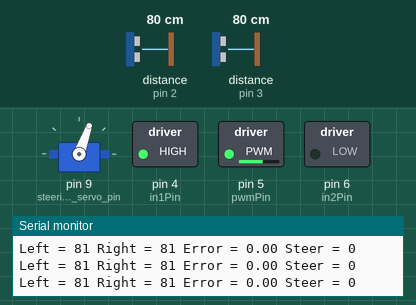
The sketch below on a simulated Arduino Nano, built with avr-gcc and run on an emulated ATmega328P. On the bench: servo, switched loads named in the sketch (green lamp = pin HIGH), the last lines printed to the serial monitor. The test bench sets the inputs (shaded band); at power-on: distance to the obstacle (sensors on pin 2, pin 3) 80 cm.

Above: at 1.2 s.
1.3 s: distance to the obstacle (sensor on pin 2) set to 35 cm
At 1.9 s:
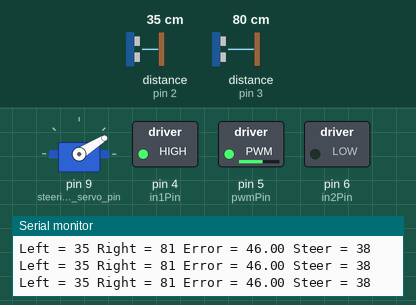
2.8 s: distance to the obstacle (sensor on pin 3) set to 2 cm
At 3.3 s:
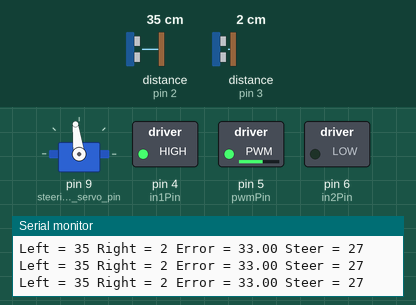
4.3 s: distance to the obstacle (sensor on pin 3) set to 60 cm
At 5.3 s:
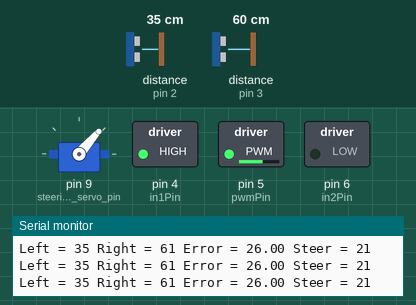
5.8 s: distance to the obstacle (sensor on pin 2) set to 2 cm
At 6.9 s:
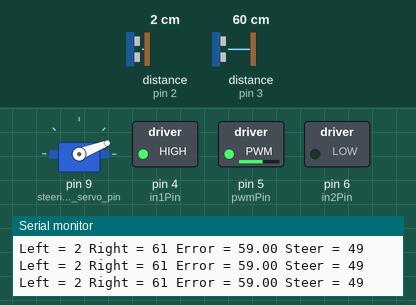
8.8 s: distance to the obstacle (sensor on pin 2) set to 60 cm
At 10.0 s:
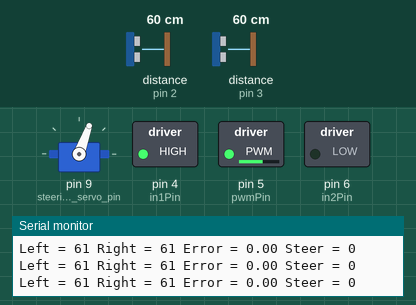
10.3 s: distance to the obstacle (sensor on pin 3) set to 4 cm
At 11.4 s:
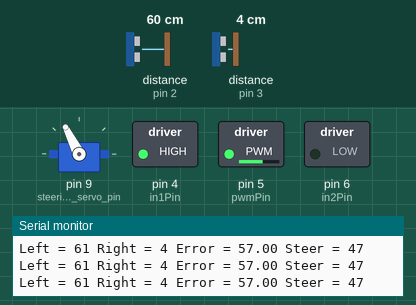
Timing chart, 0 to 13.3 s (numbered marks = the images above; inputs shaded):
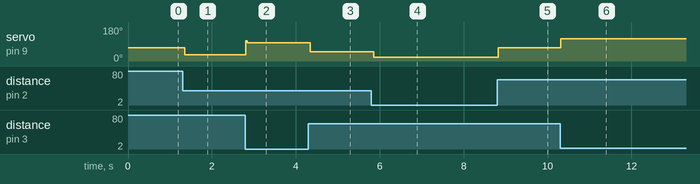

The sketch:

main.ino
```cpp
#include "sonar_sensor.h"
#include "motors.h"
#include "servo_motor.h"


void setup() {
  Serial.begin(9600); // Open serial monitor at 115200 baud to see ping results.
  steering_servo.attach(steering_servo_pin);
  pinMode(pwmPin, OUTPUT);
  pinMode(in1Pin, OUTPUT);
  pinMode(in2Pin, OUTPUT);
  steering_servo.write(midAngle);
  goForward(150);
}

double error = 0;

double maxError = 60; // Considering that the maximum difference
                    //  of reading of the two sensors is 20 cm in the tunnel
void loop() {
  if(leftSonar.ping_cm() >= rightSonar.ping_cm())
  {
   error = leftSonar.ping_cm() - rightSonar.ping_cm();

  }
  else
  {
    error = rightSonar.ping_cm() - leftSonar.ping_cm();
  }
  byte steer_angle = (error / maxError) * halfAngleRange;


  // Proportional response to the error.

  if(leftSonar.ping_cm() >= rightSonar.ping_cm() and maxError > error)
  {
    steering_servo.write(midAngle + steer_angle);

  }
  else if(leftSonar.ping_cm() < rightSonar.ping_cm() and maxError > error)
  {

    steering_servo.write(midAngle - steer_angle);
  }

  Serial.print("Left = ");
  Serial.print(leftSonar.ping_cm());
  Serial.print(" Right = ");
  Serial.print(rightSonar.ping_cm());
  Serial.print(" Error = ");
  Serial.print(error);
  Serial.print(" Steer = ");
  Serial.print(steer_angle);
  Serial.println();
}
```

motors.h
```cpp
// Pin definitions
#define pwmPin 5 // PWM pin for motor speed
#define in1Pin 4 // Direction control
#define in2Pin 6 // Direction control

void goForward(int speed)
{
    digitalWrite(in1Pin, HIGH);
    digitalWrite(in2Pin, LOW);
    analogWrite(pwmPin, speed);
}
```

servo_motor.h
```cpp
#include <Servo.h>

Servo steering_servo;
#define steering_servo_pin 9
#define leftAngle 20
#define midAngle 70
#define rightAngle 120
double halfAngleRange = 50;
```

sonar_sensor.h
```cpp
#include <NewPing.h>
///////////////////////////////////////////////////////////////////////// ---------------------------------------------------------------------------
// Example NewPing library sketch that pings 3 sensors 20 times a second.
// ---------------------------------------------------------------------------

#define MAX_DISTANCE 100 // Maximum distance (in cm) to ping.

NewPing middleSonar = NewPing(10, 10, MAX_DISTANCE);
NewPing leftSonar = NewPing(2, 2, MAX_DISTANCE);
NewPing rightSonar = NewPing(3, 3, MAX_DISTANCE); 
```

Measured:
- after the input at 1.3 s, servo on pin 9 (steering_servo_pin): 70° → 32° after 0.05 s
- after the input at 2.8 s, servo on pin 9 (steering_servo_pin): 32° → 97° at once
- after the input at 4.3 s, servo on pin 9 (steering_servo_pin): 97° → 49° after 0.05 s
- after the input at 5.8 s, servo on pin 9 (steering_servo_pin): 49° → 21° after 0.05 s
- after the input at 8.8 s, servo on pin 9 (steering_servo_pin): 21° → 70° at once
- after the input at 10.3 s, servo on pin 9 (steering_servo_pin): 70° → 117° at once
